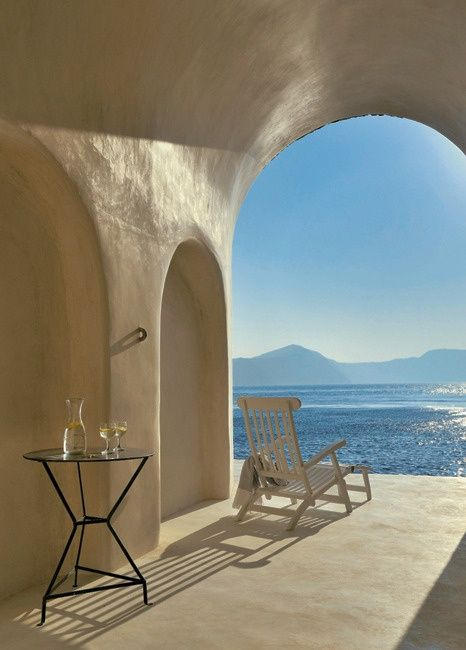
#> input picture image/beach.jpeg, 466 x 650 px
$ python median_filter.py
#> lines starting #> are read from the running program, lines starting #| are printed output that depends on the picture
import numpy
from PIL import Image


def median_filter(data, filter_size):
    temp = []
    indexer = filter_size // 2
    data_final = []
    data_final = numpy.zeros((len(data),len(data[0])))
    for i in range(len(data)):

        for j in range(len(data[0])):

            for z in range(filter_size):
                if i + z - indexer < 0 or i + z - indexer > len(data) - 1:
                    for c in range(filter_size):
                        temp.append(0)
                else:
                    if j + z - indexer < 0 or j + indexer > len(data[0]) - 1:
                        temp.append(0)
                    else:
                        for k in range(filter_size):
                            temp.append(data[i + z - indexer][j + k - indexer])

            temp.sort()
            data_final[i][j] = temp[len(temp) // 2]
            temp = []
    return data_final


def main():
    img = Image.open("image/beach.jpeg").convert(
        "L")
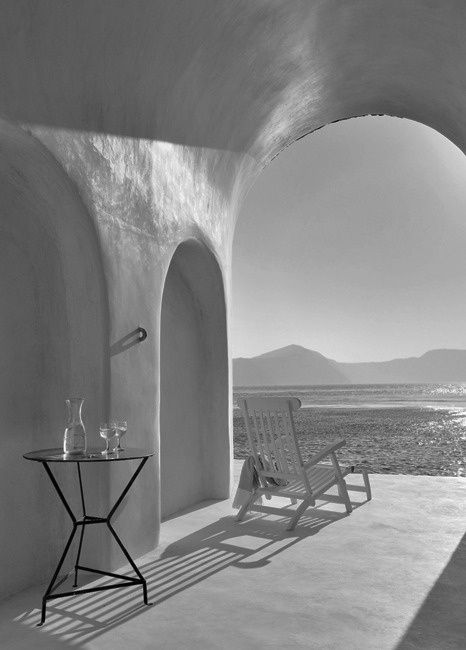
#> img: PIL image 466x650 L; min 0, max 254, mean 130.5
    arr = numpy.array(img)
    removed_noise = median_filter(arr, 3)
#> in median_filter, `data_final = numpy.zeros((len(data),len(data[0])))`: data_final: shape (650, 466) float64; every value is 0
    img = Image.fromarray(removed_noise)
#> img: PIL image 466x650 F
    img.show()


main()

$ run again, with image/Switzerland.png saved as image/beach.jpeg
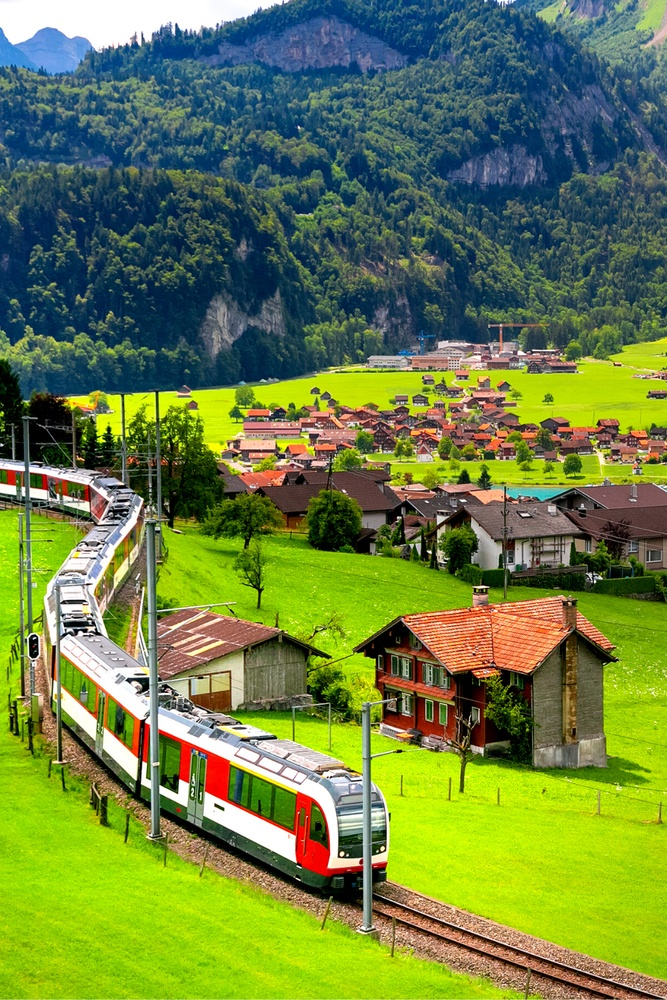
#> input picture image/Switzerland.png, 667 x 1000 px, shrunk from 1000 x 1500 before the run
#> in main, `img = Image.open("image/beach.jpeg").convert( "L")`:
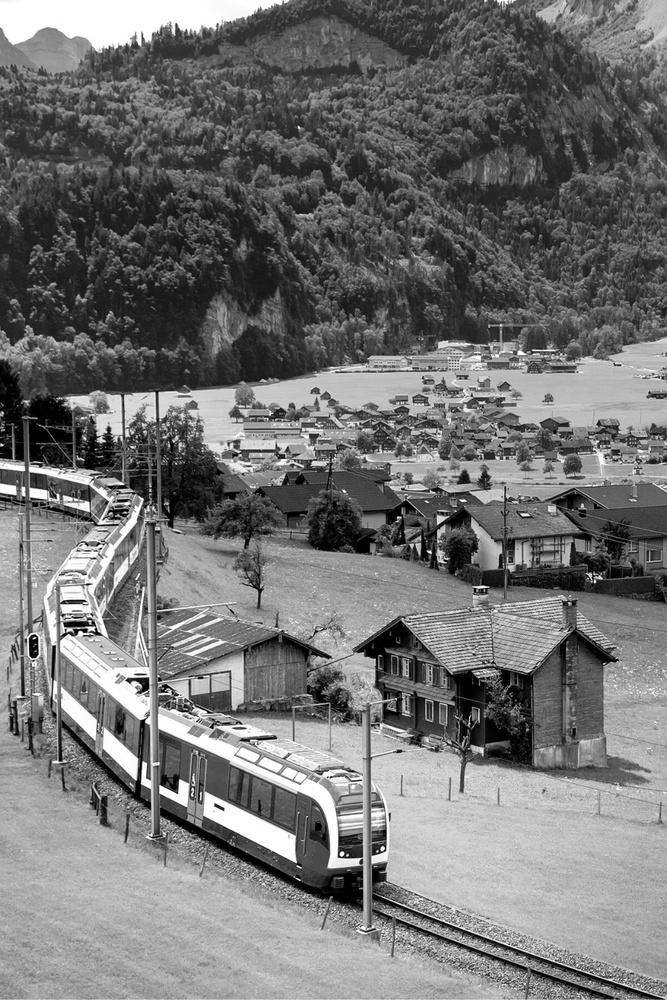
#> img: PIL image 667x1000 L; min 0, max 255, mean 115.5
